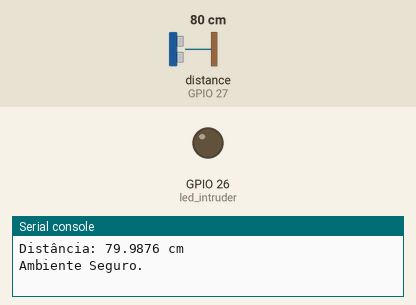
A program run on a simulated ESP32 board running MicroPython. Parts: output pins drawn as LEDs (lit = HIGH), the last lines printed to the serial console. The inputs (shaded band) are chosen by the test bench; at power-on: distance to the obstacle (sensor on GPIO 27) 80 cm. The echo pulse lasts 58.3 µs per cm; pins used as bus, display or sensor lines are not drawn.

Above: at 1.2 s.
1.3 s: distance to the obstacle (sensor on GPIO 27) set to 12 cm
5.2 s: distance to the obstacle (sensor on GPIO 27) set to 9 cm
At 7.4 s:
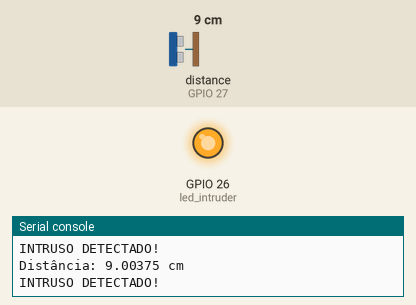
9.1 s: distance to the obstacle (sensor on GPIO 27) set to 18 cm
At 10.7 s:
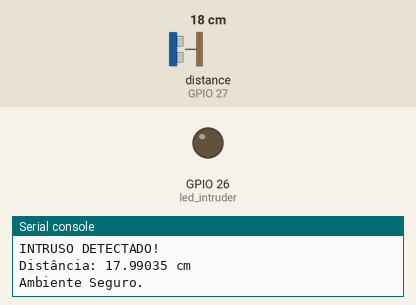
13.0 s: distance to the obstacle (sensor on GPIO 27) set to 2 cm
At 14.2 s:
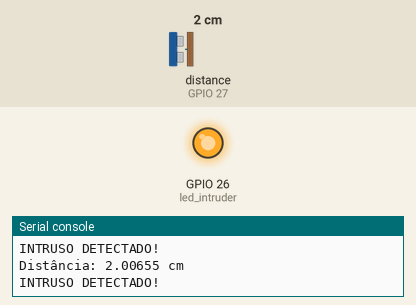
Timing chart, 0 to 16.0 s (numbered marks = the images above; inputs shaded):
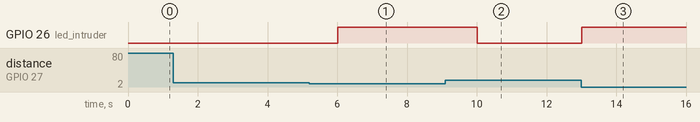

Measured:
- the behaviour switches between 11 and 10 cm on distance to the obstacle (sensor on GPIO 27) (found by bisection; images 0 and 1)
- after the input at 5.2 s, GPIO 26 (led_intruder): LOW → HIGH after 0.81 s
- after the input at 9.1 s, GPIO 26 (led_intruder): HIGH → LOW after 0.92 s
- after the input at 13.0 s, GPIO 26 (led_intruder): LOW → HIGH at once

The program:

main.py
```python
from machine import Pin, time_pulse_us
import time

PINO_TRIG = 25
PINO_ECHO = 27

PINO_LED_INTRUSO = 26

trig = Pin(PINO_TRIG, Pin.OUT)
echo = Pin(PINO_ECHO, Pin.IN)
led_intruder = Pin(PINO_LED_INTRUSO, Pin.OUT)

def obter_distancia():
    """
    Mede a distância em centímetros usando o sensor HC-SR04
    """

    trig.value(0)
    time.sleep_us(2)

    trig.value(1)
    time.sleep_us(10)
    trig.value(0)

    duracao = time_pulse_us(echo, 1, 30000)
    distancia = (duracao / 2) * 0.0343
    return distancia

while True:
    dist = obter_distancia()
    print("Distância:", dist, "cm")

    if dist <=10:

        print("INTRUSO DETECTADO!")
        led_intruder.value(1)
        time.sleep(1)
    else:
        print("Ambiente Seguro.")
        led_intruder.value(0)

        time.sleep(3)
```
